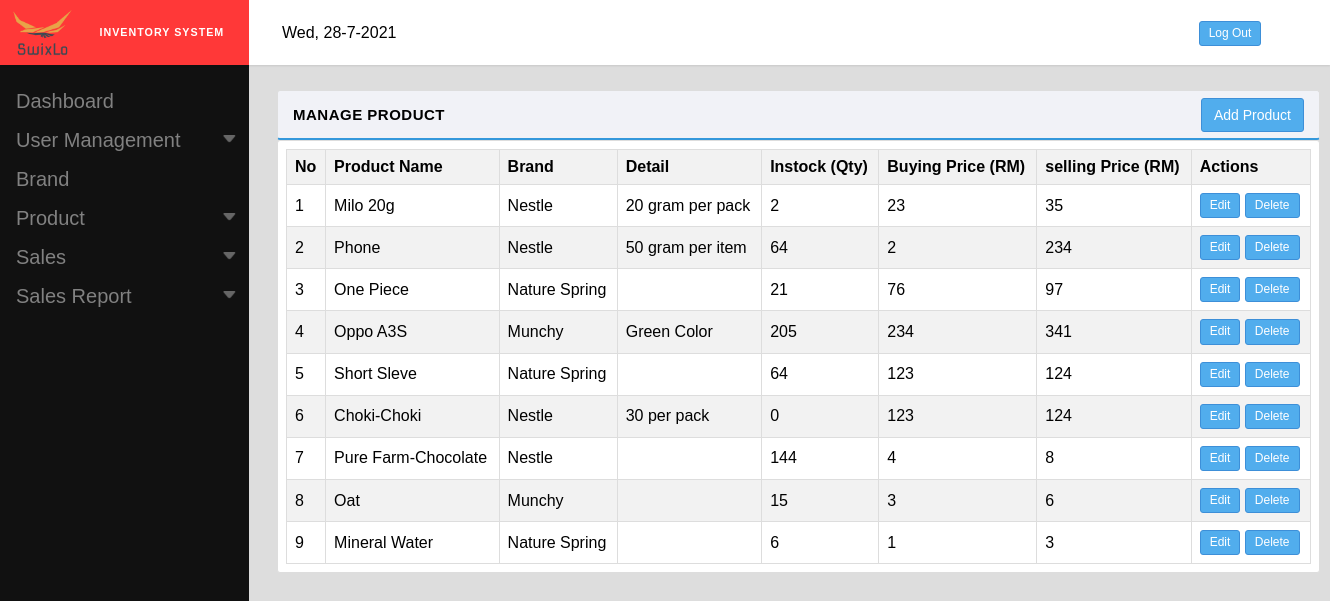
The page /manageproduct.php (signed in) on the database its author committed.
### tables this page shows
CREATE TABLE `products` (
  `product_id` int(32) NOT NULL,
  `product_name` varchar(255) NOT NULL,
  `product_detail` varchar(255) NOT NULL,
  `buy_price` int(255) NOT NULL,
  `sell_price` int(255) NOT NULL,
  `categorie_id` int(32) NOT NULL,
  `product_quantity` int(255) NOT NULL
);

CREATE TABLE `categories` (
  `id` int(32) NOT NULL,
  `name` varchar(255) NOT NULL
);

### manageproduct.php (the view, shortened to what this page needs)
<!DOCTYPE html>
<html>
<head>
	<link rel="stylesheet" type="text/css" href="stylesheets/style.css">
</head>
<body>
<?php include_once('layouts/header.php'); ?>
<?php include_once('layouts/menu.php'); ?>
	<div class="main-page">
    <div class="table new-setting">
       <div class="tabl1 manage-user">
         <div class="head">
            <strong>
                <div class="user-head">
                	<span>Manage Product<span>
                </div>
                <div class="user-head1">
                	<form method="post" action="addProduct.php">
       		    			<button class="button submit-button1">Add Product</button>
       		    	</form>
                </div>
              </strong>
         </div>
         <div class="body" style="margin-bottom: 2em;">
             <table>
               <thead>
                <tr>
                    <th>No</th>
                    <th>Product Name</th>
                    <th>Brand</th>
                    <th>Detail</th>
                    <th>Instock (Qty)</th>
                    <th>Buying Price (RM)</th>
                    <th>selling Price (RM)</th>
                    <th>Actions</th>
                </tr>
              </thead>
              <tbody>
                  <tr>
                   <?php
                  $con = mysqli_connect("localhost","muhammad_user1","H89EPXkT^^m4","muhammad_db");
                  $no =1;
                  $result = $con->query("SELECT * FROM products INNER JOIN categories ON products.categorie_id = categories.id ORDER BY product_id DESC");
                  while($row = $result->fetch_assoc()) {
                  echo "<tr><td>" . $no++. "</td><td>" . $row["product_name"] . "</td><td>"
                  . $row["name"]. "</td><td>" . $row["product_detail"] . "</td><td>" . $row["product_quantity"] . "</td><td>" . $row["buy_price"] . "</td><td>" . $row["sell_price"] . "</td><td>" ?> <form method="POST">
                    <button  class="button0" name="edit">Edit</button>  <button OnClick="return confirm('Confirm to delete this data?');"class="button0" name="delete">Delete</button> </form><?php
                }
                  ?>
                  </tr>
              </tbody>
            </table>
          </div>
        </div>
    </div>
  </div>
</body>
</html>

### stylesheets/style.css (style rules this page uses)
* { margin: 0; padding: 0; box-sizing: border-box; }
body { background-color: #ddd; font-family: sans-serif; }
.button0 { border-radius:3px; transition: all 300ms ease-in-out; display: inline-block; padding: 3px 9px; margin-bottom: 0; font-size: 12px; font-weight:300; line-height: 1.42857143; text-align: center; white-space: nowrap; vertical-align: middle; touch-action: manipulation; cursor: pointer; user-select: none; background-image: none; border: 1px solid transparent; color: #fff; background-color: #51aded; border-color: #3d8fd8; }
tr:nth-child(odd) { background-color: #f2f2f2; }
.table { position: relative; height: 145px; width: 1050px; left: 278px; top: 105px; padding-left: 7px; }
.head { border:solid 1px #ddd; text-transform: uppercase; font-size: 15px; letter-spacing: 0.5px; padding: 15px; border-bottom:solid 2px #3498DB; border-radius: 3px; background-color: #f1f2f7; }
th,tr,td { border:solid 1px #ddd; text-align: left; padding: 8px; }
table { border-collapse: collapse; width: 100%; }
.body { padding: 8px; background-color: white; border-radius: 3px; border:solid 1px #ddd; }
.button { border-radius:3px; transition: all 300ms ease-in-out; display: inline-block; padding: 6px 12px; margin-bottom: 0; font-size: 14px; font-weight: 400; line-height: 1.42857143; text-align: center; white-space: nowrap; vertical-align: middle; touch-action: manipulation; cursor: pointer; user-select: none; background-image: none; border: 1px solid transparent; }
.manage-user { width: 100%; }
.new-setting { top:90px; left: 270px; }
.submit-button1 { color: #fff; background-color: #51aded; border-color: #3d8fd8; }
.user-head { display: inline-block; }
.user-head1 { position: relative; float: right; top: -8px; }

### rows shown on the page
products: product_name "Milo 20g", categorie.name "Nestle", product_detail "20 gram per pack", product_quantity "2", buy_price "23", sell_price "35"
products: product_name "Phone", categorie.name "Nestle", product_detail "50 gram per item", product_quantity "64", buy_price "2", sell_price "234"
products: product_name "One Piece", categorie.name "Nature Spring", product_quantity "21", buy_price "76", sell_price "97"
products: product_name "Oppo A3S", categorie.name "Munchy", product_detail "Green Color", product_quantity "205", buy_price "234", sell_price "341"
products: product_name "Short Sleve", categorie.name "Nature Spring", product_quantity "64", buy_price "123", sell_price "124"
products: product_name "Choki-Choki", categorie.name "Nestle", product_detail "30 per pack", product_quantity "0", buy_price "123", sell_price "124"
products: product_name "Pure Farm-Chocolate", categorie.name "Nestle", product_quantity "144", buy_price "4", sell_price "8"
products: product_name "Oat", categorie.name "Munchy", product_quantity "15", buy_price "3", sell_price "6"
products: product_name "Mineral Water", categorie.name "Nature Spring", product_quantity "6", buy_price "1", sell_price "3"
